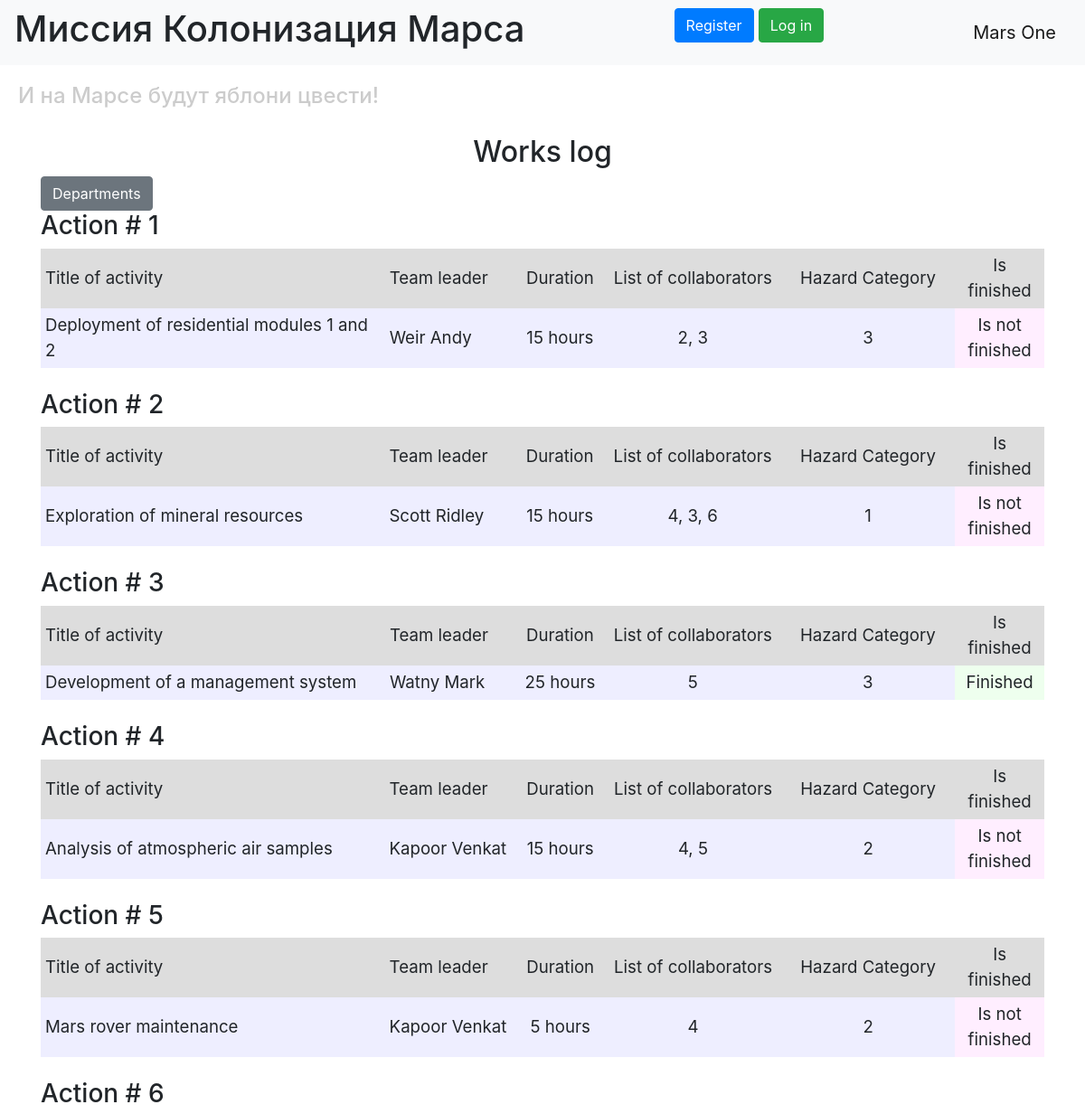
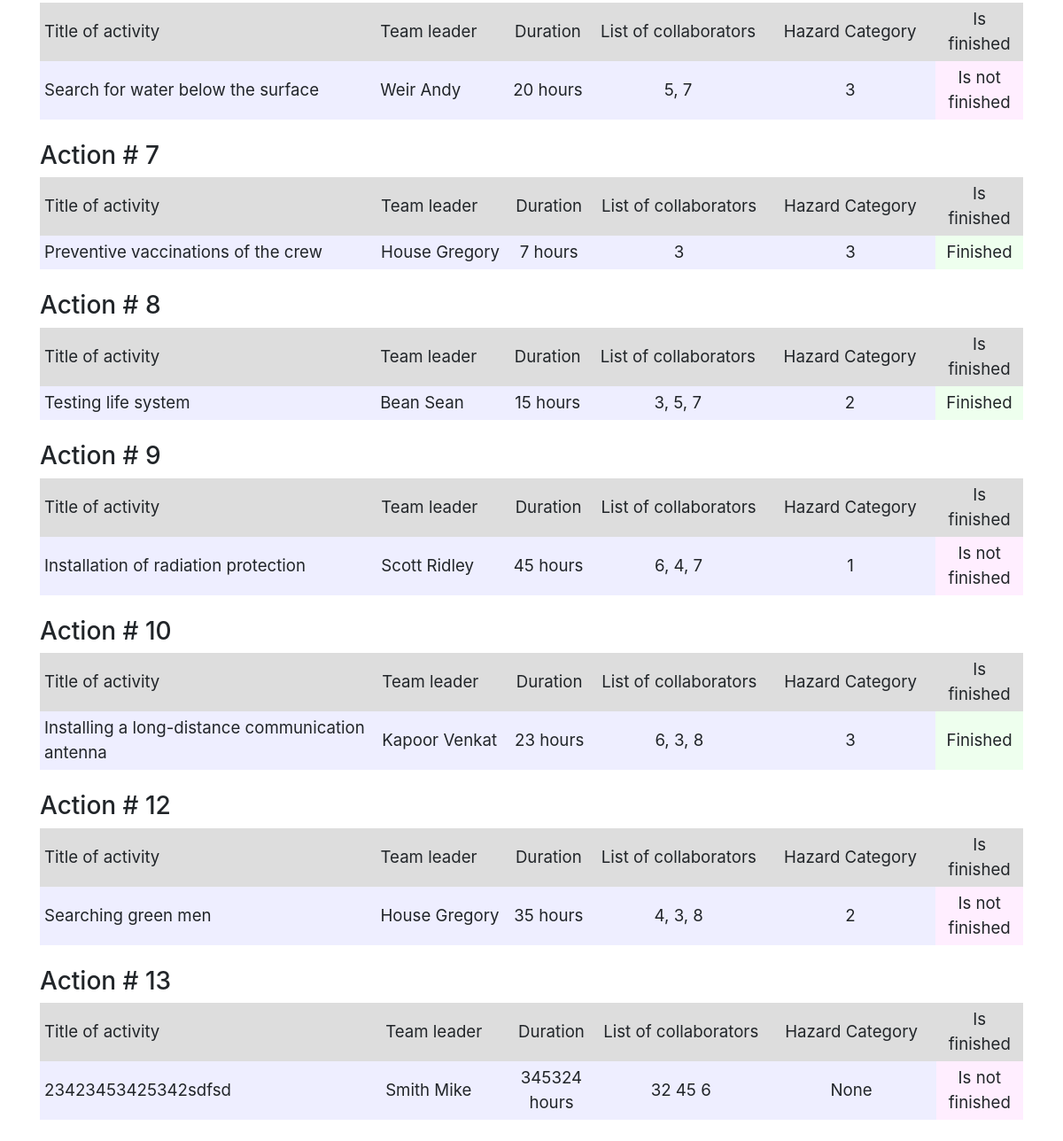
The page / on the database its author committed (2 pictures, top to bottom).
### data/jobs.py (models this page shows, shortened)
class Jobs(SqlAlchemyBase, UserMixin):
    __tablename__ = 'jobs'
    id = sqlalchemy.Column(sqlalchemy.Integer, primary_key=True, autoincrement=True)
    job = sqlalchemy.Column(sqlalchemy.String, nullable=True)
    work_size = sqlalchemy.Column(sqlalchemy.Integer, nullable=True, default=0)
    collaborators = sqlalchemy.Column(sqlalchemy.String, nullable=True)
    start_date = sqlalchemy.Column(sqlalchemy.DateTime, default=datetime.datetime.now)
    end_date = sqlalchemy.Column(sqlalchemy.DateTime, default=datetime.datetime.now)
    is_finished = sqlalchemy.Column(sqlalchemy.Boolean, default=False)
    category = sqlalchemy.Column(sqlalchemy.Integer, sqlalchemy.ForeignKey("category.id"))
    team_leader = sqlalchemy.Column(sqlalchemy.Integer, sqlalchemy.ForeignKey("users.id"))
    user = orm.relation('User')
    categories = orm.relation("Category",
                              secondary="association",
                              backref="jobs")

### data/users.py (models this page shows, shortened)
class User(SqlAlchemyBase, UserMixin):
    __tablename__ = 'users'
    id = sqlalchemy.Column(sqlalchemy.Integer, primary_key=True, autoincrement=True)
    surname = sqlalchemy.Column(sqlalchemy.String, nullable=True)
    name = sqlalchemy.Column(sqlalchemy.String, nullable=True)
    age = sqlalchemy.Column(sqlalchemy.Integer, nullable=True)
    position = sqlalchemy.Column(sqlalchemy.String, nullable=True)
    speciality = sqlalchemy.Column(sqlalchemy.String, nullable=True)
    address = sqlalchemy.Column(sqlalchemy.String, nullable=True)
    email = sqlalchemy.Column(sqlalchemy.String, index=True, unique=True, nullable=True)
    hashed_password = sqlalchemy.Column(sqlalchemy.String, nullable=True)
    modifed_date = sqlalchemy.Column(sqlalchemy.DateTime, default=datetime.datetime.now)
    jobs = orm.relation("Jobs", back_populates='user')
    departments = orm.relation("Department", back_populates='user')

### main_add_job.py (the view)
@app.route("/")
def index():
    db_sess = db_session.create_session()
    jobs = db_sess.query(Jobs).all()
    users = db_sess.query(User).all()
    names = {name.id: (name.surname, name.name) for name in users}
    return render_template("index.html", jobs=jobs, names=names, title='Work log')

### data/db_session.py (called while the page is built)
def create_session() -> Session:
    global __factory
    return __factory()

### templates/index.html (shortened to what this page needs)
{% extends "base.html" %}
{% block content %}
<h2 align="center">Works log</h2>
        <a href="/departments" class="btn btn-secondary">
            Departments
        </a>
{% for job in jobs %}
<h3>Action # {{ job.id }}</h3>
<div class="table_container">
    <table class="my_table">
        <tr class="my_row">
            <td class="title" width="400px" bgcolor="#dddddd">Title of activity</td>
            <td class="title" width="150px" bgcolor="#dddddd">Team leader</td>
            <td class="title" width="100px" bgcolor="#dddddd" align="center">Duration</td>
            <td class="title" width="200px" bgcolor="#dddddd" align="center">List of collaborators</td>
            <td class="title" width="200px" bgcolor="#dddddd" align="center">Hazard Category</td>
            <td class="title" width="100px" bgcolor="#dddddd" align="center">Is finished</td>
        </tr>
        <tr class="my_row">
            <td class="ordinary" bgcolor="#eeeeff">{{ job.job.capitalize() }}</td>
            <td class="ordinary" bgcolor="#eeeeff">{{ names[job.team_leader][0] }} {{ names[job.team_leader][1] }}</td>
            <td class="ordinary" bgcolor="#eeeeff" align="center">{{ job.work_size }} hours</td>
            <td class="ordinary" bgcolor="#eeeeff" align="center">{{ job.collaborators }}</td>
            <td class="ordinary" bgcolor="#eeeeff" align="center">{{ job.category }}</td>
            {% if job.is_finished %}
            <td class="ordinary" bgcolor="#eeffee" align="center">Finished</td>
            {% else %}
            <td class="ordinary" bgcolor="#ffeeff" align="center">Is not finished</td>
            {% endif %}
        </tr>
    </table>
</div>
<br>
{% endfor %}
{% endblock %}

### static/css/style.css (style rules this page uses)
td.title { background-color: "#dddddd"; align: "center"; font-size: 14pt; padding: 5px; }
td.ordinary { background-color: "#eeeeff"; align: "center"; font-size: 14pt; padding: 5px; }

### rows shown on the page
Jobs: id "1", job "Deployment of residential modules 1 and 2", team_leader.surname "Weir", team_leader.name "Andy", work_size "15", collaborators "2, 3", category "3", is_finished "Is not finished"
Jobs: id "2", job "Exploration of mineral resources", team_leader.surname "Scott", team_leader.name "Ridley", work_size "15", collaborators "4, 3, 6", category "1", is_finished "Is not finished"
Jobs: id "3", job "Development of a management system", team_leader.surname "Watny", team_leader.name "Mark", work_size "25", collaborators "5", category "3", is_finished "Finished"
Jobs: id "4", job "Analysis of atmospheric air samples", team_leader.surname "Kapoor", team_leader.name "Venkat", work_size "15", collaborators "4, 5", category "2", is_finished "Is not finished"
Jobs: id "5", job "Mars rover maintenance", team_leader.surname "Kapoor", team_leader.name "Venkat", work_size "5", collaborators "4", category "2", is_finished "Is not finished"
Jobs: id "6", job "Search for water below the surface", team_leader.surname "Weir", team_leader.name "Andy", work_size "20", collaborators "5, 7", category "3", is_finished "Is not finished"
Jobs: id "7", job "Preventive vaccinations of the crew", team_leader.surname "House", team_leader.name "Gregory", work_size "7", collaborators "3", category "3", is_finished "Finished"
Jobs: id "8", job "Testing life system", team_leader.surname "Bean", team_leader.name "Sean", work_size "15", collaborators "3, 5, 7", category "2", is_finished "Finished"
Jobs: id "9", job "Installation of radiation protection", team_leader.surname "Scott", team_leader.name "Ridley", work_size "45", collaborators "6, 4, 7", category "1", is_finished "Is not finished"
Jobs: id "10", job "Installing a long-distance communication antenna", team_leader.surname "Kapoor", team_leader.name "Venkat", work_size "23", collaborators "6, 3, 8", category "3", is_finished "Finished"
Jobs: id "12", job "Searching green men", team_leader.surname "House", team_leader.name "Gregory", work_size "35", collaborators "4, 3, 8", category "2", is_finished "Is not finished"
Jobs: id "13", job "23423453425342sdfsd", team_leader.surname "Smith", team_leader.name "Mike", work_size "345324", collaborators "32 45 6", category "None", is_finished "Is not finished"
